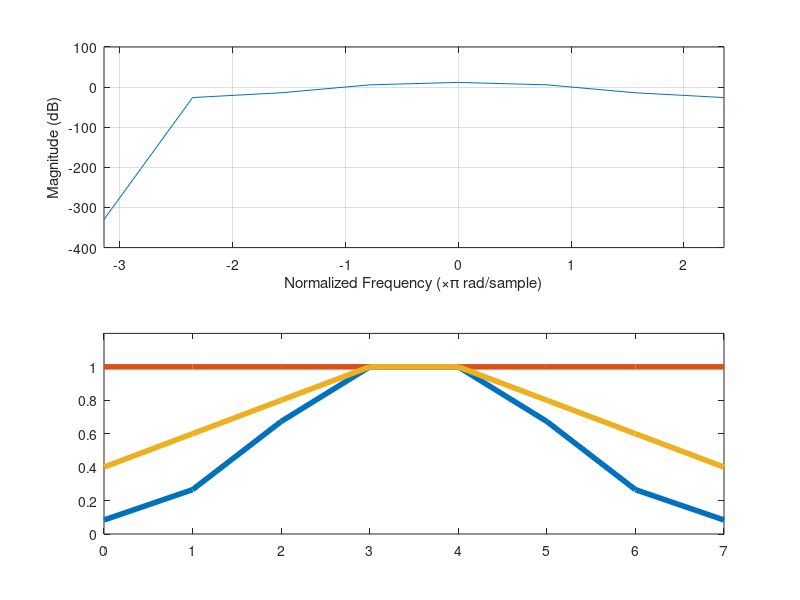

This chart was generated by the following MATLAB code:
clear all;
wc1=0.05*pi;
wc2=0*pi;
N=8;
k=(N-1)/2;
n=0:N-1;
hd1(1:N)=0;
hd2(1:N)=0;
Fi=-pi:2*pi/N:pi-2*pi/N;

for i=0:N-1
    if i==k
        hd1(i+1)=wc1/pi;
    else
        hd1(i+1)=sin(wc1*(i-k))/(pi*(i-k));
    end
end

for i=0:N-1
    if i==k
        hd2(i+1)=wc2/pi;
    else
        hd2(i+1)=sin(wc2*(i-k))/(pi*(i-k));
    end
end


% % [Hd,F]=freqz(hd,1,Fi);
% Hd=fftshift(fft(hd1));
% figure(1);
% subplot(2,1,1);
% plot(n,hd1);
% title('hd');
% subplot(2,1,2);
% plot(Fi,abs(Hd));

%%Rectangular window
w(n+1)=1;

%Triangular (Bartlett) Window
w(n+1)=(n/k).*(n<=k)+(2-n/k).*(n>k);

%Hanning Window
w(n+1)=0.5-0.5*cos(pi*n/k);

%Hamming Window
w(n+1)=0.54-0.46*cos(pi*n/k);
% 
% %blackman Window
% w(n+1)=0.42-0.5*cos(pi*n/k)+0.08*cos(2*pi*n/k);
% 
% %Kaiser Window
% beta=1;
% w(n+1)=kaiser(N,beta);

figure(2);
title('Window function');
freqz(w,1,Fi);
% subplot(2,1,1);
plot(n,w/max(w),'LineWidth',4);
hold on
plot(n,ones(8,1),'LineWidth',4);
plot(n,1/10*[4,6,8,10,10,8,6,4],'LineWidth',4);
ylim([0 1.2])
hold off
% subplot(2,1,2);
% W=fftshift(fft(w));
% plot(Fi,mag2db(abs(W)));
% 
% h=(hd1-hd2).*w;
% figure(3)
% freqz(h);
% 
% figure(4)
% subplot(2,1,1);
% plot(n,h);
% subplot(2,1,2);
% H=fftshift(fft(h));
% plot(Fi,abs(H));

% Fs=100e3;
% t=(0:1/Fs:2048/Fs); %63,127,255 for different number of samples
% L=length(t);
% F=-Fs/2:Fs/L:Fs/2-Fs/L;
% F=2*pi*F/Fs;
% x=10*cos(2*pi*t*2e3)+6*cos(2*pi*t*3e3)+8*cos(2*pi*t*4e3);
% X=freqz(x,1,F);
% X=fftshift(fft(x));
% 
% figure(5);
% subplot(2,1,1);
% plot(t,x);
% title('Input Signal');
% subplot(2,1,2);
% plot(F,mag2db(abs(X)));
% 
% noise=10*rand([1,L])-5;
% NOISE=freqz(noise,1,F);
% 
% figure(6);
% subplot(2,1,1);
% plot(t,x+noise);
% title('Noisy Input Signal');
% subplot(2,1,2);
% plot(F,mag2db(abs(X+NOISE)));
% 
% y=filtfilt(h,1,x);
% figure(7)
% freqz(y,1,F);
% 
% figure(8);
% subplot(2,1,1);
% plot(t,y);
% title('Output Signal');
% subplot(2,1,2);
% plot(F,(abs(fftshift(fft(y)))));
